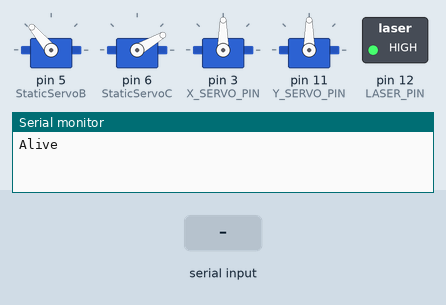
This sketch was run on a simulated Arduino Uno, built with avr-gcc and run on an emulated ATmega328P. On the bench: 4 × servo, switched loads named in the sketch (green lamp = pin HIGH), the last lines printed to the serial monitor. The inputs (shaded band) are chosen by the test bench.

Above: at 1.4 s.
1.5 s: "MOVE\n" received over Serial
At 2.1 s:
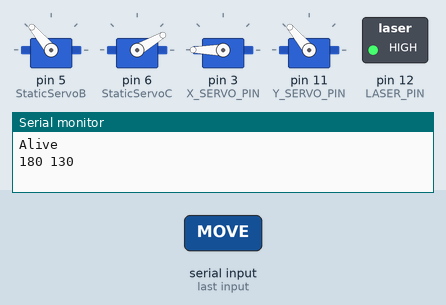
3.0 s: "MOVE90\n" received over Serial
At 3.3 s:
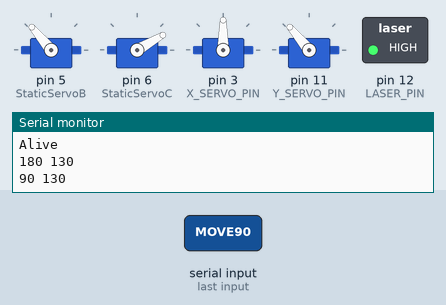
4.5 s: "MOVE 90 45\n" received over Serial
At 5.6 s:
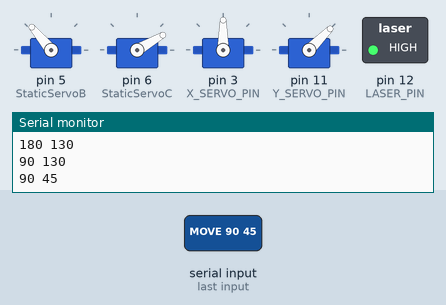
6.0 s: "MOVE,45\n" received over Serial
At 6.8 s:
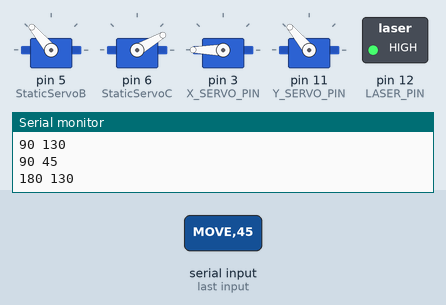
Timing chart, 0 to 8.5 s (numbered marks = the images above; inputs shaded):
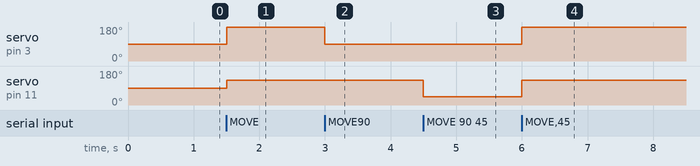

The sketch:

ArduinoCode.ino
```cpp
#include <Servo.h>

// Setup stepper pinouts
#define X_SERVO_PIN 3
#define Y_SERVO_PIN 11


#define StaticServoA 4
#define StaticServoB 5
#define StaticServoC 6

// Setup laser pinout
#define LASER_PIN 12

// Define Servo objects
Servo xServo;
Servo yServo;

Servo staticServoA;
Servo staticServoB;
Servo staticServoC;


// Setup position variables
int baseXPos = 90;
int baseYPos = 90;

void setup() {
  //Serial
  Serial.begin(115200);

  //Pinmodes
  pinMode(LASER_PIN, OUTPUT);
  digitalWrite(LASER_PIN, HIGH); // Ensure laser is on

  pinMode(StaticServoA, OUTPUT);
  staticServoB.attach(StaticServoA);
  staticServoB.write(180);

  pinMode(StaticServoB, OUTPUT);
  staticServoB.attach(StaticServoB);
  staticServoB.write(130);

  pinMode(StaticServoC, OUTPUT);
  staticServoC.attach(StaticServoC);
  staticServoC.write(30);

  xServo.attach(X_SERVO_PIN);
  yServo.attach(Y_SERVO_PIN);

  xServo.write(baseXPos);
  yServo.write(baseYPos);

  delay(200);  // Wait for servos to reach position
  Serial.println("Alive");
}


void loop() {
  if (Serial.available()) {
    String cmd = Serial.readStringUntil('\n');
    if (cmd.startsWith("MOVE")) {
      int angles[2];
      sscanf(cmd.c_str(), "MOVE %d %d",
             &angles[0], &angles[1]);

      // constrain first so smoothMove never gets invalid targets
      angles[0] = constrain(angles[0], 0, 180);
      angles[1] = constrain(angles[1], 0, 130);

      xServo.write(angles[0]);

      yServo.write(angles[1]);
    Serial.print(angles[0]);
    Serial.print(" ");
    Serial.println(angles[1]);
    }
  }
}
```

Measured:
- after the input at 1.5 s, servo on pin 3 (X_SERVO_PIN): 90° → 180° at once; servo on pin 11 (Y_SERVO_PIN): 90° → 130° at once
- after the input at 3.0 s, servo on pin 3 (X_SERVO_PIN): 180° → 90° at once
- after the input at 4.5 s, servo on pin 11 (Y_SERVO_PIN): 130° → 45° at once
- after the input at 6.0 s, servo on pin 3 (X_SERVO_PIN): 90° → 180° at once; servo on pin 11 (Y_SERVO_PIN): 45° → 130° at once
